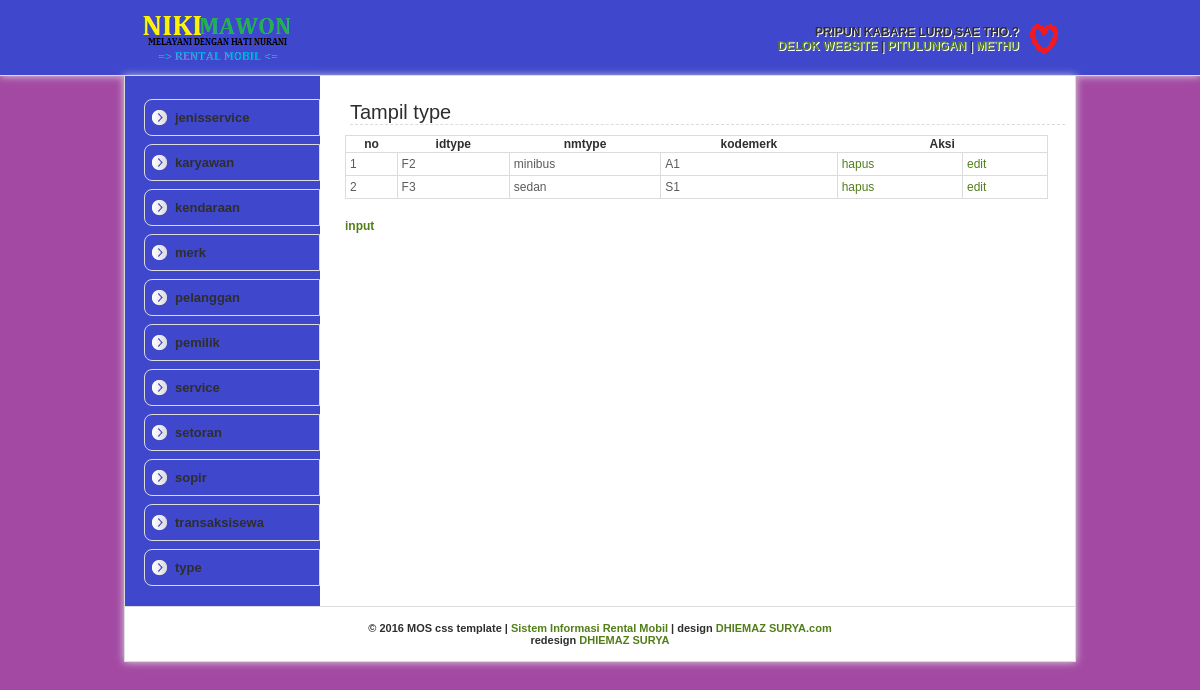
Page /type/ttype.php on the committed database.
### tables this page shows
CREATE TABLE `type` (
  `idtype` text NOT NULL,
  `nmtype` text NOT NULL,
  `kodemerk` text NOT NULL
);

### type/ttype.php (the view, shortened to what this page needs)
<html>
 <head>
 <link rel="shortcut icon" href="stylesheet/img/devil-icon.png">
 <link rel="stylesheet" type="text/css" href="../mos-css/mos-style.css">
 </head>
 <body>
 <div id="header">
	 <div class="inHeader">
		 <div class="mosAdmin">
		 <b>PRIPUN KABARE LURD,SAE THO.?<br>
		 <a href="">DELOK WEBSITE</a> | <a href="">PITULUNGAN</a> | <a href="../logout.php">METHU</a>
		 </div>
	 </div>
 </div>
 <div id="wrapper">
	 <div id="leftBar">
	 <ul>
		<li><a href="../jenisservice/tjenisservice.php">jenisservice</a></li>
		<li><a href="../karyawan/tkaryawan.php">karyawan</a></li>
		<li><a href="../kendaraan/tkendaraan.php">kendaraan</a></li>
		<li><a href="../merk/tmerk.php">merk</a></li>
		<li><a href="../pelanggan/tpelanggan.php">pelanggan</a></li>
		<li><a href="../pemilik/tpemilik.php">pemilik</a></li>
		<li><a href="../service/tservice.php">service</a></li>
		<li><a href="../setoran/tsetoran.php">setoran</a></li>
		<li><a href="../sopir/tsopir.php">sopir</a></li>
		<li><a href="../transaksisewa/ttransaksisewa.php">transaksisewa</a></li>
		<li><a href="../type/ttype.php">type</a></li>
	 </ul>
	 </div>
	 <div id="rightContent">
	 <h3>Tampil type</h3>
 <table class="data">
	 <tr>
		<th>no</th>
		<th>idtype</th>
		<th>nmtype</th>
		<th>kodemerk</th>
		<th colspan="2">Aksi</th>
	 </tr>
	 <?php
		 $query = mysql_query("select * from type");
		 $no = 0;
		 while ($data = mysql_fetch_array($query)) {
		 $no++;
	 ?>
	 <tr class="data">
		 <td class="data"><?php echo "$no"; ?></td>
		 <td class="data"><?php echo "$data[idtype]"; ?></td>
		 <td class="data"><?php echo "$data[nmtype]"; ?></td>
		 <td class="data"><?php echo "$data[kodemerk]"; ?></td>
		 <td class="data"><a href=hapustype.php?idtype=<?php echo "$data[idtype]";?>
		 onclick="if (!confirm('Anda yakin akan menghapus?')) return false;">
		 hapus</a></td>
		 <td class="data"><a href=edittype.php?idtype=<?php echo "$data[idtype]";?>>edit</a></td>
	 </tr>
	 <?php } ?>
 </table>
 <a href="inputtype.php">input</a>
	 </div>
 <div id="footer">
	 &copy; 2016 MOS css template | <a href="SI KANCHEL.com">Sistem Informasi Rental Mobil</a> | design <a href="http://DHIEMAZ SURYA.com" rel="nofollow" target="_blank">DHIEMAZ SURYA.com</a><br>redesign <a href="DHIEMAZ SURYA.blogspot.com">DHIEMAZ SURYA</a>
 </div>
 </div>
 </body>
 </html>

### mos-css/mos-style.css (style rules this page uses)
body { background: url(img/latar.jpg); margin: 0; padding: 0; font-family: Arial; font-size: 12px; color: #2e2e2e; text-align: center; }
a { color: #527e19; text-decoration: none; }
table { border:none;font-size: 12px; }
td { border:none; padding: 5px; }
table.data { border: 1px solid #dcdcdc; margin: 10px 0px 20px 0px; width: 97%; border-collapse: collapse;font-size: 12px; }
td.data { padding: 4px; border: 1px solid #dcdcdc;color: #5b5b5b;vertical-align: top; }
tr.data { background: #fff }
#header { width: 100%; border-bottom: 1px solid #dcdcdc; background: url(img/headerbg.jpg) repeat left; height: 75px; z-index: 1000; -moz-box-shadow: 0px 0px 8px #dcdcdc; -webkit-box-shadow: 0px 0px 8px #dcdcdc; }
.inHeader { float: center; background: url(img/logo.png) no-repeat left center; margin: auto; width: 920px; height: 45px; padding: 15px; border-right: 0px solid #dcdcdc; border-left: 0px solid #dcdcdc; }
.mosAdmin { float: right; border: 0px solid #dcdcdc; margin: 0 1px 0 auto; text-align: right; padding: 10px 40px 10px 10px; background: url(img/Administrator.png) no-repeat right center; text-shadow: 1px 1px #fff; }
#wrapper { width: 950px; padding: 15px 0 0 0; position: relative; border-left: 1px solid #dcdcdc; border-right: 1px solid #dcdcdc; border-bottom: 1px solid #dcdcdc; float: center; margin: auto; text-align: left; background: #fff url(img/bg_kiri.png) repeat-y; -moz-box-shadow: 0px 0px 8px #dcdcdc; -webkit-box-shadow: 0px 0px 8px #dcdcdc; }
#leftBar { width: 185px; float: left; padding: 0 0 20px 10px; border-right: 0px solid #dcdcdc; text-align: left; }
#leftBar ul { list-style: none;padding: 0; margin: 0;font-size: 13px; }
#leftBar ul li { width: 164px; background: url(img/icon-left.png) no-repeat left center, url(img/green.jpg) repeat left center; padding: 10px 0 10px 10px; margin-top: 8px;margin-left: 9px; border: 1px solid #dcdcdc; -moz-border-radius-topleft: 8px;-moz-border-radius-bottomleft: 8px; -webkit-border-top-left-radius: 8px;-webkit-border-bottom-left-radius: 8px; -o-border-top-left-radius: 8px;-o-border-bottom-left-radius: 8px; }
#leftBar ul li a { width: 100%; color: #2e2e2e; cursor: pointer; padding: 10px 65px 10px 20px; -webkit-transition: padding-left 250ms ease-out; -moz-transition: padding-left 250ms ease-out; -o-transition: padding-left 250ms ease-out; }
#rightContent { width: 725px; padding: 5px; float: right; border-left: 0px solid #dcdcdc; text-align: left; background: #fff; }
#rightContent h3 { font-size: 20px; font-weight: normal; padding: 0; margin: 5px; border-bottom: 1px dashed #dcdcdc; }
#footer { width: 950px; padding: 15px 0 15px 0; text-align: center; font-size: 11px; border-top: 1px solid #dcdcdc; background: #fff; }

### rows in the picture
type: idtype "F2", nmtype "minibus", kodemerk "A1"
type: idtype "F3", nmtype "sedan", kodemerk "S1"
